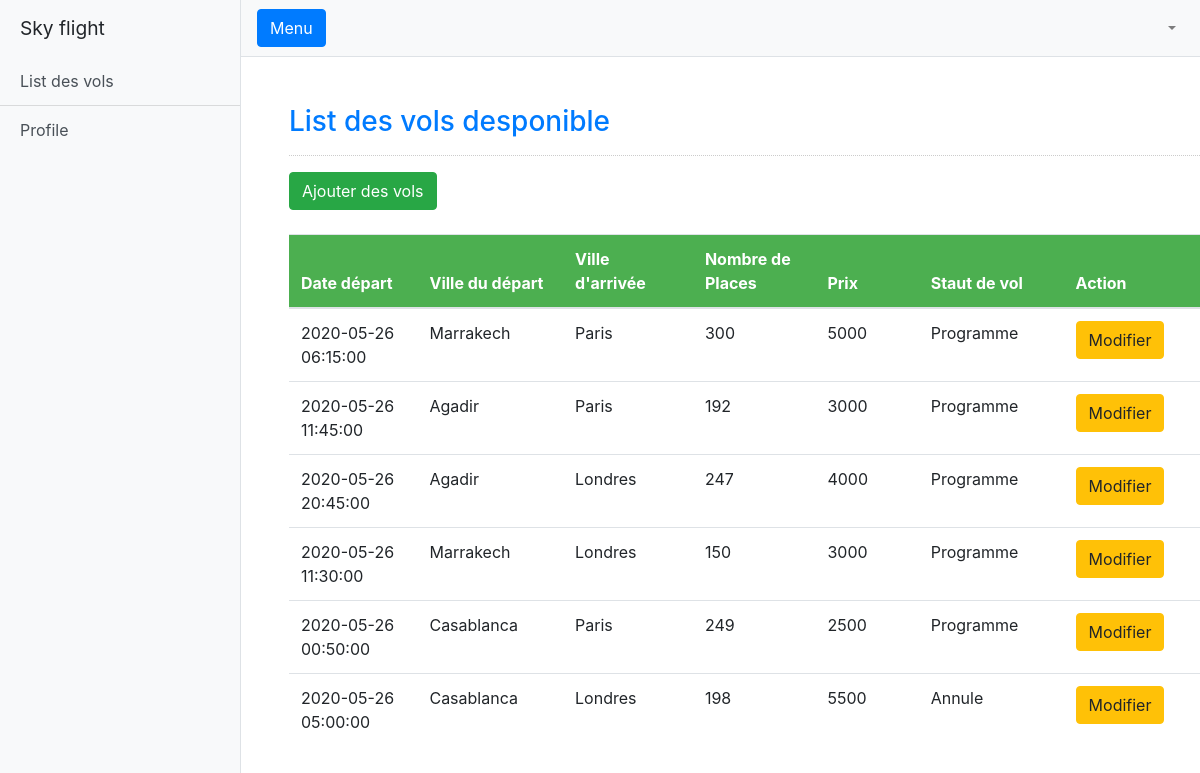
Screenshot of /view/admin.php with the database file from the repository.
### tables this page shows
CREATE TABLE IF NOT EXISTS `vols` (
  `id` int(11) NOT NULL AUTO_INCREMENT,
  `depart` varchar(254) DEFAULT NULL,
  `destination` varchar(254) DEFAULT NULL,
  `date_depart` timestamp NULL DEFAULT NULL,
  `num_place` int(11) DEFAULT NULL,
  `prix` int(11) DEFAULT NULL,
  `statut` varchar(100) NOT NULL,
  PRIMARY KEY (`id`)
);

### model/volsclass.php (called while the page is built, shortened)
<?php
 class Vol{
		function __construct() {
			$this->conn = new mysqli("localhost","root","belcaid","gestion_reservations");
		}
		function vol_show_all() {
			$query = "SELECT * from vols";
			$stmt = $this->conn->prepare($query);
			$stmt->execute();
			$result = $stmt->get_result();
			return  $result;
		}
}
?>

### view/admin.php (the view, shortened to what this page needs)
<?php
include('../model/volsclass.php');
?>
<!DOCTYPE html>
<html lang="en">
<head>
	<link rel="stylesheet" href="https://stackpath.bootstrapcdn.com/bootstrap/4.4.1/css/bootstrap.min.css"
>
	<link href="../public/css/simple-sidebar.css" rel="stylesheet">
	<link type="text/css" rel="stylesheet" href="../public/css/table.css" />
</head>
<body>
	<div class="d-flex" id="wrapper">
		<div class="bg-light border-right" id="sidebar-wrapper">
			<div class="sidebar-heading">Sky flight </div>
			<div class="list-group list-group-flush">
				<a href="admin.php" class="list-group-item list-group-item-action bg-light">List des vols</a>
				<a href="admin_profile.php" class="list-group-item list-group-item-action bg-light">Profile</a>
			</div>
		</div>
		<div id="page-content-wrapper">
			<nav class="navbar navbar-expand-lg navbar-light bg-light border-bottom">
				<button class="btn btn-primary" id="menu-toggle"> Menu</button>
				<div class="collapse navbar-collapse" id="navbarSupportedContent">
					<ul class="navbar-nav ml-auto mt-2 mt-lg-0">
						<li class="nav-item dropdown">
							<a class="nav-link dropdown-toggle" href="#" id="navbarDropdown" role="button"
								data-toggle="dropdown" aria-haspopup="true" aria-expanded="false">
							</a>
						</li>
					</ul>
				</div>
			</nav>
			<div class="col-md-12 well"  style="margin: 3%;padding: 2%;">
				<h3 class="text-primary">List des vols desponible</h3>
				<hr style="border-top:1px dotted #ccc;" />
				<button type="button" class="btn btn-success" data-toggle="modal" data-target="#form_modal"> Ajouter des vols</button>
				<br /><br />
				<table class="table " id="table" >
					<thead class="alert-success">
						<tr>
							<th>Date départ</th>
							<th>Ville du départ</th>
							<th>Ville d'arrivée</th>
							<th>Nombre de Places</th>
							<th>Prix</th>
							<th>Staut de vol</th>
							<th>Action</th>
						</tr>
					</thead>
					<tbody style="background-color:#fff;">
						<?php
						$vol = new Vol();
   						$res = $vol -> vol_show_all();
					while($fetch = mysqli_fetch_array($res)){
				?>
						<tr>
							<td><?php echo $fetch['date_depart']?></td>
							<td><?php echo $fetch['depart']?></td>
							<td><?php echo $fetch['destination']?></td>
							<td><?php echo $fetch['num_place']?></td>
							<td><?php echo $fetch['prix']?></td>
							<td><?php echo $fetch['statut']?></td>
							<td><button class="btn btn-warning" data-toggle="modal" type="button"
									data-target="#update_modal<?php echo $fetch['id']?>"> Modifier</button></td>
						</tr>
						<?php
					include 'vol_update.php';
					}
				?>
</body>
</html>

### view/vol_update.php (shortened to what this page needs)
</div>

### public/css/simple-sidebar.css (style rules this page uses)
body { overflow-x: hidden; }
#sidebar-wrapper { min-height: 100vh; margin-left: -15rem; -webkit-transition: margin .25s ease-out; -moz-transition: margin .25s ease-out; -o-transition: margin .25s ease-out; transition: margin .25s ease-out; }
#sidebar-wrapper .sidebar-heading { padding: 0.875rem 1.25rem; font-size: 1.2rem; }
#sidebar-wrapper .list-group { width: 15rem; }
#page-content-wrapper { min-width: 100vw; }
@media (min-width: 768px) { #sidebar-wrapper { margin-left: 0; } }
@media (min-width: 768px) { #page-content-wrapper { min-width: 0; width: 100%; } }

### public/css/table.css (style rules this page uses)
#table th { padding-top: 12px; padding-bottom: 12px; text-align: left; background-color: #4CAF50; color: white; width: 400px; }

### rows the page displays
vols: date_depart "2020-05-26 06:15:00", depart "Marrakech", destination "Paris", num_place "300", prix "5000", statut "Programme"
vols: date_depart "2020-05-26 11:45:00", depart "Agadir", destination "Paris", num_place "192", prix "3000", statut "Programme"
vols: date_depart "2020-05-26 20:45:00", depart "Agadir", destination "Londres", num_place "247", prix "4000", statut "Programme"
vols: date_depart "2020-05-26 11:30:00", depart "Marrakech", destination "Londres", num_place "150", prix "3000", statut "Programme"
vols: date_depart "2020-05-26 00:50:00", depart "Casablanca", destination "Paris", num_place "249", prix "2500", statut "Programme"
vols: date_depart "2020-05-26 05:00:00", depart "Casablanca", destination "Londres", num_place "198", prix "5500", statut "Annule"
